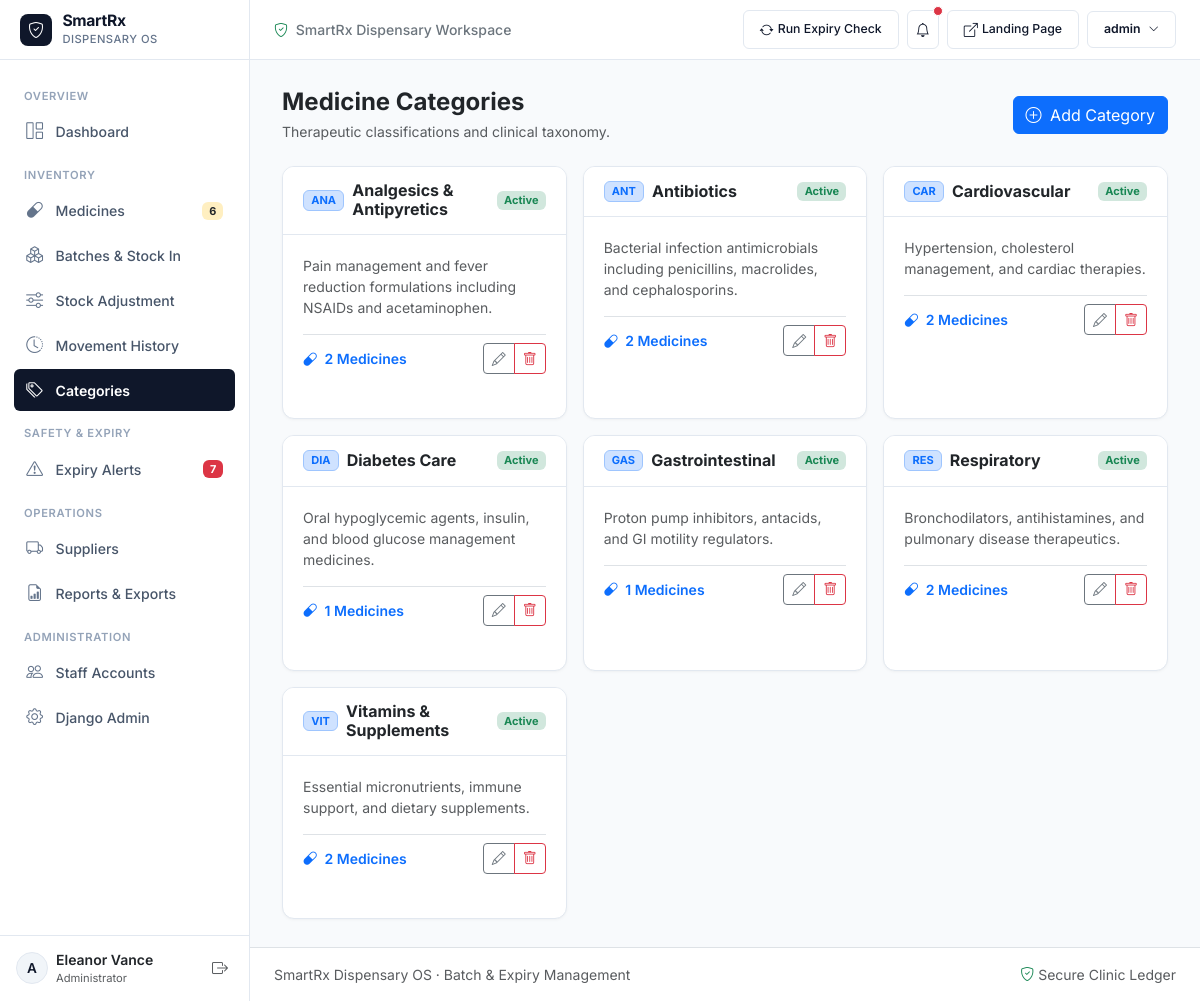
Page /categories/ (signed in) on the committed database.
### accounts/models.py (models this page shows, shortened)
class User(AbstractUser):
    class Role(models.TextChoices):
        ADMIN = 'ADMIN', 'Administrator'
        STAFF = 'STAFF', 'Pharmacy Staff'
    role = models.CharField(
        max_length=10,
        choices=Role.choices,
        default=Role.STAFF,
        help_text="Designates user role and permissions in the pharmacy system."
    )
    phone_number = models.CharField(max_length=20, blank=True, null=True)
    qualification = models.CharField(max_length=100, blank=True, null=True, help_text="e.g. Pharm.D, B.Pharm, Pharmacist Assistant")
    is_active_staff = models.BooleanField(default=True, help_text="Designates whether this staff member is active.")
    created_at = models.DateTimeField(auto_now_add=True)
    updated_at = models.DateTimeField(auto_now=True)
    def is_admin_user(self):
        return self.role == self.Role.ADMIN or self.is_superuser

### inventory/models.py (models this page shows, shortened)
class MedicineCategory(models.Model):
    name = models.CharField(max_length=120, unique=True, help_text="e.g. Antibiotics, Analgesics, Antipyretics")
    code = models.CharField(max_length=20, unique=True, help_text="Short code, e.g. ANT, ANA, CAR")
    description = models.TextField(blank=True, null=True)
    is_active = models.BooleanField(default=True)
    created_at = models.DateTimeField(auto_now_add=True)
    updated_at = models.DateTimeField(auto_now=True)
    class Meta:
        ordering = ['name']
        verbose_name = 'Medicine Category'
        verbose_name_plural = 'Medicine Categories'

### inventory/views.py (the view)
# urls.py: path('categories/', views.category_list_view, name='category_list'),
@admin_required
def category_list_view(request):
    categories = MedicineCategory.objects.annotate(
        medicine_count=Count('medicines')
    ).order_by('name')
    return render(request, 'inventory/category_list.html', {
        'categories': categories,
    })

### templates/inventory/category_list.html (shortened to what this page needs)
{% extends 'base.html' %}
{% block content %}
<div class="d-flex justify-content-between align-items-center mb-4 flex-wrap gap-2">
    <div>
        <h4 class="fw-bold mb-1 text-dark">Medicine Categories</h4>
        <p class="text-muted small mb-0">Therapeutic classifications and clinical taxonomy.</p>
    </div>
    {% if request.user.role == 'ADMIN' or request.user.is_superuser %}
    <a href="{% url 'category_create' %}" class="btn btn-primary">
        <i class="bi bi-plus-circle me-1"></i> Add Category
    </a>
    {% endif %}
</div>
<div class="row g-3">
    {% for cat in categories %}
    <div class="col-lg-4 col-md-6">
        <div class="pharmacy-card h-100 d-flex flex-column">
            <div class="card-header bg-white d-flex justify-content-between align-items-center">
                <div class="d-flex align-items-center gap-2">
                    <span class="badge bg-primary-subtle text-primary border border-primary-subtle">{{ cat.code }}</span>
                    <h6 class="fw-bold mb-0 text-dark">{{ cat.name }}</h6>
                </div>
                {% if cat.is_active %}
                <span class="badge bg-success-subtle text-success">Active</span>
                {% else %}
                <span class="badge bg-secondary-subtle text-secondary">Inactive</span>
                {% endif %}
            </div>
            <div class="card-body flex-grow-1">
                <p class="text-muted small mb-3">
                    {{ cat.description|default:"No description recorded." }}
                </p>
                <div class="d-flex justify-content-between align-items-center border-top pt-2 mt-auto">
                    <a href="{% url 'medicine_list' %}?category={{ cat.pk }}" class="text-decoration-none small fw-semibold text-primary">
                        <i class="bi bi-capsule me-1"></i> {{ cat.medicine_count }} Medicines
                    </a>
                    {% if request.user.role == 'ADMIN' or request.user.is_superuser %}
                    <div class="btn-group btn-group-sm">
                        <a href="{% url 'category_update' pk=cat.pk %}" class="btn btn-outline-secondary" title="Edit">
                            <i class="bi bi-pencil"></i>
                        </a>
                        <a href="{% url 'category_delete' pk=cat.pk %}" class="btn btn-outline-danger" title="Delete">
                            <i class="bi bi-trash"></i>
                        </a>
                    </div>
                    {% endif %}
                </div>
            </div>
        </div>
    </div>
    {% endfor %}
</div>
{% endblock %}

### templates/base.html (shortened to what this page needs)
{% load static %}
<!DOCTYPE html>
<html lang="en">
<head>
    <link href="https://cdn.jsdelivr.net/npm/bootstrap@5.3.3/dist/css/bootstrap.min.css" rel="stylesheet">
    <link rel="stylesheet" href="https://cdn.jsdelivr.net/npm/bootstrap-icons@1.11.3/font/bootstrap-icons.min.css">
    <link rel="stylesheet" href="{% static 'css/styles.css' %}?v={% now 'U' %}">
</head>
<body>
    <div class="d-flex" id="wrapper">
        <aside id="sidebar-wrapper">
            <a href="{% url 'dashboard' %}" class="sidebar-brand">
                <div class="sidebar-brand-icon">
                    <i class="bi bi-shield-check"></i>
                </div>
                <div>
                    <div class="sidebar-brand-title fw-bold" style="font-size: 0.98rem; letter-spacing: -0.02em;">SmartRx</div>
                    <div class="sidebar-brand-sub" style="font-size: 0.7rem; color: #64748b; text-transform: uppercase; font-weight: 500;">Dispensary OS</div>
                </div>
            </a>
            <div class="sidebar-scroll">
                <div class="sidebar-section-title">Overview</div>
                <a href="{% url 'dashboard' %}" class="sidebar-nav-item {% if request.resolver_match.url_name == 'dashboard' %}active{% endif %}">
                    <i class="bi bi-grid-1x2"></i>
                    <span>Dashboard</span>
                </a>
                <div class="sidebar-section-title">Inventory</div>
                <a href="{% url 'medicine_list' %}" class="sidebar-nav-item {% if 'medicine' in request.resolver_match.url_name and 'report' not in request.resolver_match.url_name %}active{% endif %}">
                    <i class="bi bi-capsule"></i>
                    <span>Medicines</span>
                    {% if global_low_stock_count > 0 %}
                    <span class="badge bg-warning bg-opacity-25 text-dark ms-auto" style="font-size: 0.68rem;">{{ global_low_stock_count }}</span>
                    {% endif %}
                </a>
                <a href="{% url 'batch_list' %}" class="sidebar-nav-item {% if 'batch' in request.resolver_match.url_name %}active{% endif %}">
                    <i class="bi bi-boxes"></i>
                    <span>Batches & Stock In</span>
                </a>
                <a href="{% url 'stock_adjustment' %}" class="sidebar-nav-item {% if request.resolver_match.url_name == 'stock_adjustment' %}active{% endif %}">
                    <i class="bi bi-sliders"></i>
                    <span>Stock Adjustment</span>
                </a>
                <a href="{% url 'transaction_list' %}" class="sidebar-nav-item {% if request.resolver_match.url_name == 'transaction_list' %}active{% endif %}">
                    <i class="bi bi-clock-history"></i>
                    <span>Movement History</span>
                </a>
                <a href="{% url 'category_list' %}" class="sidebar-nav-item {% if 'category' in request.resolver_match.url_name %}active{% endif %}">
                    <i class="bi bi-tags"></i>
                    <span>Categories</span>
                </a>
                <div class="sidebar-section-title">Safety & Expiry</div>
                <a href="{% url 'notification_list' %}" class="sidebar-nav-item {% if 'notification' in request.resolver_match.url_name %}active{% endif %}">
                    <i class="bi bi-exclamation-triangle"></i>
                    <span>Expiry Alerts</span>
                    {% if global_expired_count > 0 %}
                    <span class="badge bg-danger ms-auto" style="font-size: 0.68rem;">{{ global_expired_count }}</span>
                    {% elif global_near_expiry_count > 0 %}
                    <span class="badge bg-warning text-dark ms-auto" style="font-size: 0.68rem;">{{ global_near_expiry_count }}</span>
                    {% endif %}
                </a>
                <div class="sidebar-section-title">Operations</div>
                <a href="{% url 'supplier_list' %}" class="sidebar-nav-item {% if 'supplier' in request.resolver_match.url_name and 'report' not in request.resolver_match.url_name %}active{% endif %}">
                    <i class="bi bi-truck"></i>
                    <span>Suppliers</span>
                </a>
                <a href="{% url 'reports_index' %}" class="sidebar-nav-item {% if 'report' in request.resolver_match.url_name %}active{% endif %}">
                    <i class="bi bi-file-earmark-bar-graph"></i>
                    <span>Reports & Exports</span>
                </a>
                {% if request.user.role == 'ADMIN' or request.user.is_superuser %}
                <div class="sidebar-section-title">Administration</div>
                <a href="{% url 'staff_list' %}" class="sidebar-nav-item {% if 'staff' in request.resolver_match.url_name %}active{% endif %}">
                    <i class="bi bi-people"></i>
                    <span>Staff Accounts</span>
                </a>
                <a href="{% url 'admin:index' %}" target="_blank" class="sidebar-nav-item">
                    <i class="bi bi-gear"></i>
                    <span>Django Admin</span>
                </a>
                {% endif %}
            </div>
            <div class="sidebar-footer">
                <div class="d-flex align-items-center gap-2 overflow-hidden">
                    <div class="sidebar-user-avatar">
                        {{ request.user.username|make_list|first|upper }}
                    </div>
                    <div class="overflow-hidden">
                        <div class="text-truncate fw-semibold small text-dark">{{ request.user.get_full_name|default:request.user.username }}</div>
                        <div class="text-muted" style="font-size: 0.7rem;">{{ request.user.get_role_display }}</div>
                    </div>
                </div>
                <a href="{% url 'logout' %}" class="btn btn-sm btn-link text-muted p-1" title="Sign Out">
                    <i class="bi bi-box-arrow-right fs-6"></i>
                </a>
            </div>
        </aside>
        <div id="page-content-wrapper">
            <header class="top-navbar">
                <div class="d-flex align-items-center gap-3">
                    <span class="text-secondary small fw-medium d-none d-sm-inline">
                        <i class="bi bi-shield-check text-success me-1"></i> SmartRx Dispensary Workspace
                    </span>
                </div>
                <div class="d-flex align-items-center gap-2">
                    <form method="POST" action="{% url 'trigger_expiry_scan' %}" class="d-inline">
                        <button type="submit" class="btn btn-sm btn-outline-clean d-flex align-items-center gap-1" title="Scan inventory for approaching expiration dates">
                            <i class="bi bi-arrow-repeat"></i>
                            <span class="d-none d-md-inline small">Run Expiry Check</span>
                        </button>
                    </form>
                    <div class="dropdown">
                        <button class="btn btn-sm btn-outline-clean position-relative p-2" type="button" data-bs-toggle="dropdown" aria-expanded="false" title="Notifications">
                            <i class="bi bi-bell"></i>
                            {% if global_unread_notifications_count > 0 %}
                            <span class="position-absolute top-0 start-100 translate-middle p-1 bg-danger border border-white rounded-circle" style="width: 8px; height: 8px;"></span>
                            {% endif %}
                        </button>
                    </div>
                    <a href="{% url 'landing' %}" class="btn btn-sm btn-outline-clean d-none d-sm-inline-flex align-items-center gap-1" title="View Public Landing Page">
                        <i class="bi bi-box-arrow-up-right"></i>
                        <span class="small">Landing Page</span>
                    </a>
                    <div class="dropdown">
                        <button class="btn btn-sm btn-outline-clean d-flex align-items-center gap-2" type="button" data-bs-toggle="dropdown" aria-expanded="false">
                            <span class="fw-semibold small">{{ request.user.username }}</span>
                            <i class="bi bi-chevron-down" style="font-size: 0.65rem;"></i>
                        </button>
                    </div>
                </div>
            </header>
            <main class="page-container">
                {% block content %}{% endblock %}
            </main>
            <footer class="bg-white border-top py-3 px-4 text-muted small">
                <div class="d-flex justify-content-between align-items-center flex-wrap gap-2">
                    <span>SmartRx Dispensary OS &middot; Batch & Expiry Management</span>
                    <span><i class="bi bi-shield-check text-success me-1"></i>Secure Clinic Ledger</span>
                </div>
            </footer>
        </div>
    </div>
</body>
</html>

### rows in the picture
User: user.username|make_list "A", user.get_full_name "Eleanor Vance", user.role "Administrator", user.username "admin"
MedicineCategory: code "ANA", name "Analgesics & Antipyretics", is_active "Active", description "Pain management and fever reduction formulations including NSAIDs and acetaminophen.", medicine_count "2"
MedicineCategory: code "ANT", name "Antibiotics", is_active "Active", description "Bacterial infection antimicrobials including penicillins, macrolides, and cephalosporins.", medicine_count "2"
MedicineCategory: code "CAR", name "Cardiovascular", is_active "Active", description "Hypertension, cholesterol management, and cardiac therapies.", medicine_count "2"
MedicineCategory: code "DIA", name "Diabetes Care", is_active "Active", description "Oral hypoglycemic agents, insulin, and blood glucose management medicines.", medicine_count "1"
MedicineCategory: code "GAS", name "Gastrointestinal", is_active "Active", description "Proton pump inhibitors, antacids, and GI motility regulators.", medicine_count "1"
MedicineCategory: code "RES", name "Respiratory", is_active "Active", description "Bronchodilators, antihistamines, and pulmonary disease therapeutics.", medicine_count "2"
MedicineCategory: code "VIT", name "Vitamins & Supplements", is_active "Active", description "Essential micronutrients, immune support, and dietary supplements.", medicine_count "2"

### other values in the picture
{{ global_low_stock_count }} "6"
{{ global_expired_count }} "7"
